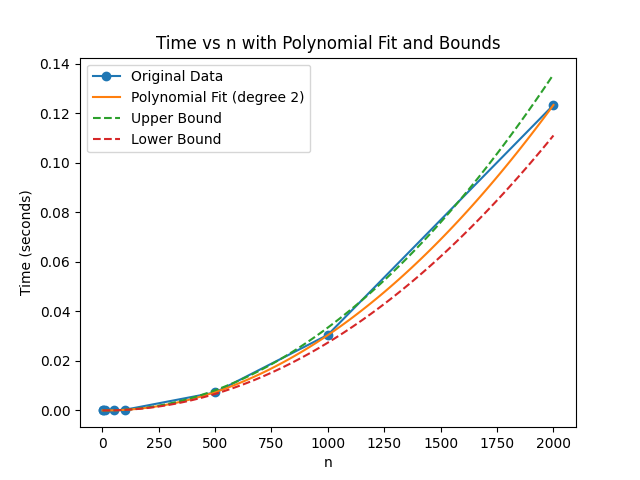

Recreate this plot in Python.
#calculate the bounds by slightly increasing and decreasing the polynomial coefficients
#plot the original data, polynomial fir, upper bound, lower bound 

import time
import matplotlib.pyplot as plt
import numpy as np

def f(n):
    x = 1
    for i in range(n):  
        for j in range(n):
            x += 1

def time_f_vs_n():
    n_vals = [1, 5, 10, 50, 100, 500, 1000, 2000] 
    times = []

    for n in n_vals:
        start_time = time.time()
        f(n)
        elapsed_time = time.time() - start_time
        times.append(elapsed_time)

    p = np.polyfit(n_vals, times, 2) 
    print("Polynomial coefficients (degree 2):", p)

    poly_func = np.poly1d(p) 

    n_smooth = np.linspace(min(n_vals), max(n_vals), 100)
    time_fit = poly_func(n_smooth) 

    upper_bound = np.poly1d(p * 1.1)  #increase coefficients 
    lower_bound = np.poly1d(p * 0.9)  #decrease coefficients

    time_upper = upper_bound(n_smooth)
    time_lower = lower_bound(n_smooth)  

    plt.plot(n_vals, times, '-o', label='Original Data')
    plt.plot(n_smooth, time_fit, '-', label='Polynomial Fit (degree 2)')
    plt.plot(n_smooth, time_upper, '--', label='Upper Bound') 
    plt.plot(n_smooth, time_lower, '--', label='Lower Bound')

    plt.xlabel('n')
    plt.ylabel('Time (seconds)')
    plt.title('Time vs n with Polynomial Fit and Bounds')
    plt.legend()
    plt.savefig('timeplot_fit_bounds.png')
    plt.show()

    return n_vals, times, poly_func

n_vals, times, poly_func = time_f_vs_n()
